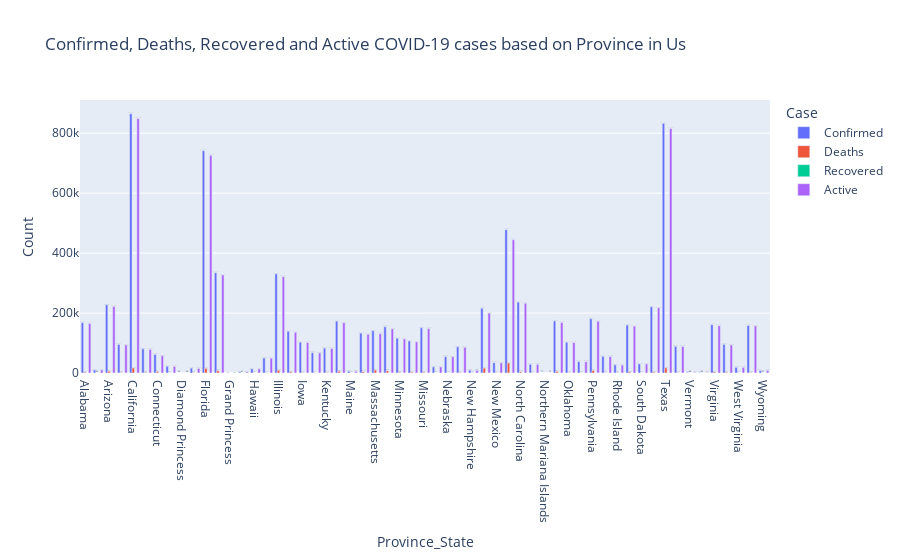

Notebook cell for this chart:
### Code cell
# confirmed, deaths, recovered COVID-19 cases in US
global_latest['Active'] = global_latest['Confirmed'] - global_latest['Deaths'] - global_latest['Recovered']
combine_us_data = global_latest[global_latest['Country_Region']=='US'].drop(['Country_Region','Lat', 'Long_'], axis=1)
combine_us_data = combine_us_data[combine_us_data.sum(axis = 1) > 0]
combine_us_data = combine_us_data.groupby(['Province_State'])['Confirmed', 'Deaths', 'Recovered', 'Active'].sum().reset_index()
combine_us_data = pd.melt(combine_us_data, id_vars='Province_State', value_vars=['Confirmed', 'Deaths', 'Recovered', 'Active'], value_name='Count', var_name='Case')
us_plot = px.bar(combine_us_data, x='Province_State', y='Count', text='Count', barmode='group', color='Case', title='Confirmed, Deaths, Recovered and Active COVID-19 cases based on Province in Us');
us_plot.show()

### Figure 1 — Plotly figure (JSON) as saved in the notebook; plotly's stock layout.template omitted (floating-point values rounded to 4 significant figures)
{"data": [{"alignmentgroup": "True", "hovertemplate": "Case=Confirmed<br>Province_State=%{x}<br>Count=%{text}<extra></extra>", "legendgroup": "Confirmed", "marker": {"color": "#636efa"}, "name": "Confirmed", "offsetgroup": "Confirmed", "orientation": "v", "showlegend": true, "text": [167977, 10170, 227635, 95246, 865204, 80753, 61861, 22465, 49, 16132, 741632, 334601, 103, 3341, 13674, 49892, 330637, 139269, 102904, 67805, 83013, 173121, 5816, 132918, 140992, 154455, 115943, 106817, 150794, 20210, 54467, 87314, 9349, 216023, 34290, 477940, 236407, 28947, 77, 173665, 102615, 38160, 180935, 55516, 27164, 159809, 30215, 220538, 832736, 88963, 1889, 1328, 161236, 95509, 18823, 158578, 8177], "textposition": "auto", "type": "bar", "x": ["Alabama", "Alaska", "Arizona", "Arkansas", "California", "Colorado", "Connecticut", "Delaware", "Diamond Princess", "District of Columbia", "Florida", "Georgia", "Grand Princess", "Guam", "Hawaii", "Idaho", "Illinois", "Indiana", "Iowa", "Kansas", "Kentucky", "Louisiana", "Maine", "Maryland", "Massachusetts", "Michigan", "Minnesota", "Mississippi", "Missouri", "Montana", "Nebraska", "Nevada", "New Hampshire", "New Jersey", "New Mexico", "New York", "North Carolina", "North Dakota", "Northern Mariana Islands", "Ohio", "Oklahoma", "Oregon", "Pennsylvania", "Puerto Rico", "Rhode Island", "South Carolina", "South Dakota", "Tennessee", "Texas", "Utah", "Vermont", "Virgin Islands", "Virginia", "Washington", "West Virginia", "Wisconsin", "Wyoming"], "xaxis": "x", "y": [167977, 10170, 227635, 95246, 865204, 80753, 61861, 22465, 49, 16132, 741632, 334601, 103, 3341, 13674, 49892, 330637, 139269, 102904, 67805, 83013, 173121, 5816, 132918, 140992, 154455, 115943, 106817, 150794, 20210, 54467, 87314, 9349, 216023, 34290, 477940, 236407, 28947, 77, 173665, 102615, 38160, 180935, 55516, 27164, 159809, 30215, 220538, 832736, 88963, 1889, 1328, 161236, 95509, 18823, 158578, 8177], "yaxis": "y"}, {"alignmentgroup": "True", "hovertemplate": "Case=Deaths<br>Province_State=%{x}<br>Count=%{text}<extra></extra>", "legendgroup": "Deaths", "marker": {"color": "#EF553B"}, "name": "Deaths", "offsetgroup": "Deaths", "orientation": "v", "showlegend": true, "text": [2706, 64, 5771, 1634, 16729, 2160, 4537, 660, 0, 638, 15595, 7470, 3, 61, 183, 516, 9320, 3609, 1505, 817, 1276, 5695, 143, 4009, 9647, 7268, 2233, 3140, 2544, 225, 530, 1691, 458, 16191, 921, 33294, 3856, 365, 2, 5033, 1132, 608, 8391, 742, 1147, 3593, 291, 2828, 17188, 527, 58, 20, 3378, 2221, 393, 1536, 57], "textposition": "auto", "type": "bar", "x": ["Alabama", "Alaska", "Arizona", "Arkansas", "California", "Colorado", "Connecticut", "Delaware", "Diamond Princess", "District of Columbia", "Florida", "Georgia", "Grand Princess", "Guam", "Hawaii", "Idaho", "Illinois", "Indiana", "Iowa", "Kansas", "Kentucky", "Louisiana", "Maine", "Maryland", "Massachusetts", "Michigan", "Minnesota", "Mississippi", "Missouri", "Montana", "Nebraska", "Nevada", "New Hampshire", "New Jersey", "New Mexico", "New York", "North Carolina", "North Dakota", "Northern Mariana Islands", "Ohio", "Oklahoma", "Oregon", "Pennsylvania", "Puerto Rico", "Rhode Island", "South Carolina", "South Dakota", "Tennessee", "Texas", "Utah", "Vermont", "Virgin Islands", "Virginia", "Washington", "West Virginia", "Wisconsin", "Wyoming"], "xaxis": "x", "y": [2706, 64, 5771, 1634, 16729, 2160, 4537, 660, 0, 638, 15595, 7470, 3, 61, 183, 516, 9320, 3609, 1505, 817, 1276, 5695, 143, 4009, 9647, 7268, 2233, 3140, 2544, 225, 530, 1691, 458, 16191, 921, 33294, 3856, 365, 2, 5033, 1132, 608, 8391, 742, 1147, 3593, 291, 2828, 17188, 527, 58, 20, 3378, 2221, 393, 1536, 57], "yaxis": "y"}, {"alignmentgroup": "True", "hovertemplate": "Case=Recovered<br>Province_State=%{x}<br>Count=%{text}<extra></extra>", "legendgroup": "Recovered", "marker": {"color": "#00cc96"}, "name": "Recovered", "offsetgroup": "Recovered", "orientation": "v", "showlegend": true, "text": [0, 0, 0, 0, 0, 0, 0, 0, 0, 0, 0, 0, 0, 0, 0, 0, 0, 0, 0, 0, 0, 0, 0, 0, 0, 0, 0, 0, 0, 0, 0, 0, 0, 0, 0, 0, 0, 0, 0, 0, 0, 0, 0, 0, 0, 0, 0, 0, 0, 0, 0, 0, 0, 0, 0, 0, 0], "textposition": "auto", "type": "bar", "x": ["Alabama", "Alaska", "Arizona", "Arkansas", "California", "Colorado", "Connecticut", "Delaware", "Diamond Princess", "District of Columbia", "Florida", "Georgia", "Grand Princess", "Guam", "Hawaii", "Idaho", "Illinois", "Indiana", "Iowa", "Kansas", "Kentucky", "Louisiana", "Maine", "Maryland", "Massachusetts", "Michigan", "Minnesota", "Mississippi", "Missouri", "Montana", "Nebraska", "Nevada", "New Hampshire", "New Jersey", "New Mexico", "New York", "North Carolina", "North Dakota", "Northern Mariana Islands", "Ohio", "Oklahoma", "Oregon", "Pennsylvania", "Puerto Rico", "Rhode Island", "South Carolina", "South Dakota", "Tennessee", "Texas", "Utah", "Vermont", "Virgin Islands", "Virginia", "Washington", "West Virginia", "Wisconsin", "Wyoming"], "xaxis": "x", "y": [0, 0, 0, 0, 0, 0, 0, 0, 0, 0, 0, 0, 0, 0, 0, 0, 0, 0, 0, 0, 0, 0, 0, 0, 0, 0, 0, 0, 0, 0, 0, 0, 0, 0, 0, 0, 0, 0, 0, 0, 0, 0, 0, 0, 0, 0, 0, 0, 0, 0, 0, 0, 0, 0, 0, 0, 0], "yaxis": "y"}, {"alignmentgroup": "True", "hovertemplate": "Case=Active<br>Province_State=%{x}<br>Count=%{text}<extra></extra>", "legendgroup": "Active", "marker": {"color": "#ab63fa"}, "name": "Active", "offsetgroup": "Active", "orientation": "v", "showlegend": true, "text": [165271, 10106, 221864, 93612, 848475, 78593, 57324, 21805, 49, 15494, 726037, 327131, 100, 3280, 13491, 49376, 321317, 135660, 101399, 66988, 81737, 167426, 5673, 128909, 131345, 147187, 113710, 103677, 148250, 19985, 53937, 85623, 8891, 199832, 33369, 444646, 232551, 28582, 75, 168632, 101483, 37552, 172544, 54774, 26017, 156216, 29924, 217710, 815548, 88436, 1831, 1308, 157858, 93288, 18430, 157042, 8120], "textposition": "auto", "type": "bar", "x": ["Alabama", "Alaska", "Arizona", "Arkansas", "California", "Colorado", "Connecticut", "Delaware", "Diamond Princess", "District of Columbia", "Florida", "Georgia", "Grand Princess", "Guam", "Hawaii", "Idaho", "Illinois", "Indiana", "Iowa", "Kansas", "Kentucky", "Louisiana", "Maine", "Maryland", "Massachusetts", "Michigan", "Minnesota", "Mississippi", "Missouri", "Montana", "Nebraska", "Nevada", "New Hampshire", "New Jersey", "New Mexico", "New York", "North Carolina", "North Dakota", "Northern Mariana Islands", "Ohio", "Oklahoma", "Oregon", "Pennsylvania", "Puerto Rico", "Rhode Island", "South Carolina", "South Dakota", "Tennessee", "Texas", "Utah", "Vermont", "Virgin Islands", "Virginia", "Washington", "West Virginia", "Wisconsin", "Wyoming"], "xaxis": "x", "y": [165271, 10106, 221864, 93612, 848475, 78593, 57324, 21805, 49, 15494, 726037, 327131, 100, 3280, 13491, 49376, 321317, 135660, 101399, 66988, 81737, 167426, 5673, 128909, 131345, 147187, 113710, 103677, 148250, 19985, 53937, 85623, 8891, 199832, 33369, 444646, 232551, 28582, 75, 168632, 101483, 37552, 172544, 54774, 26017, 156216, 29924, 217710, 815548, 88436, 1831, 1308, 157858, 93288, 18430, 157042, 8120], "yaxis": "y"}], "layout": {"barmode": "group", "legend": {"title": {"text": "Case"}, "tracegroupgap": 0}, "title": {"text": "Confirmed, Deaths, Recovered and Active COVID-19 cases based on Province in Us"}, "xaxis": {"anchor": "y", "domain": [0, 1], "title": {"text": "Province_State"}}, "yaxis": {"anchor": "x", "domain": [0, 1], "title": {"text": "Count"}}}}
